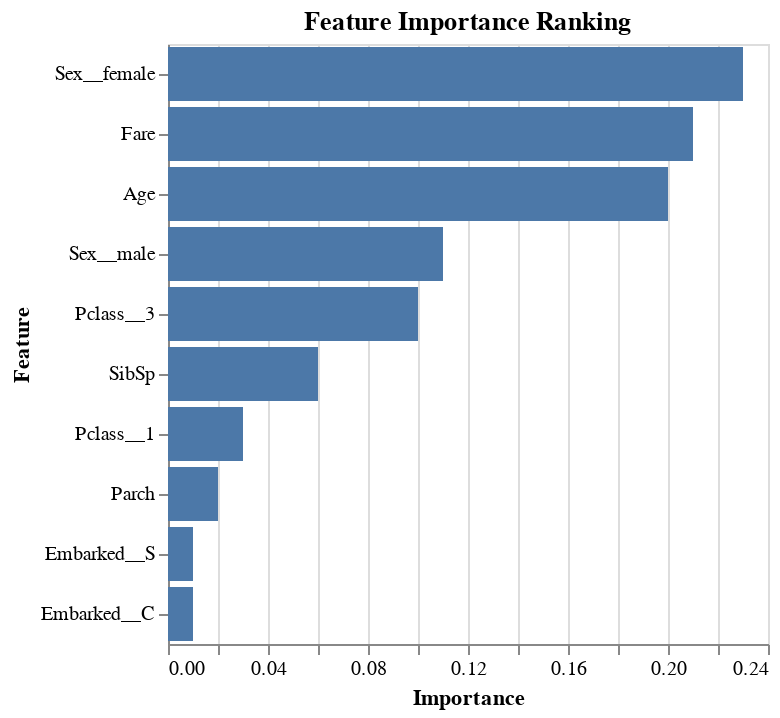

Notebook code for this chart:
### Code cell
# Plot the feature importance ranking
Importance(mach)

### Figure 1 — Vega-Lite specification as saved in the notebook (floating-point values rounded to 4 significant figures)
{"data": {"values": [{"Feature": "Sex__female", "Importance": 0.23}, {"Feature": "Fare", "Importance": 0.21}, {"Feature": "Age", "Importance": 0.2}, {"Feature": "Sex__male", "Importance": 0.11}, {"Feature": "Pclass__3", "Importance": 0.1}, {"Feature": "SibSp", "Importance": 0.06}, {"Feature": "Pclass__1", "Importance": 0.03}, {"Feature": "Parch", "Importance": 0.02}, {"Feature": "Embarked__S", "Importance": 0.01}, {"Feature": "Embarked__C", "Importance": 0.01}]}, "encoding": {"x": {"field": "Importance", "type": "quantitative"}, "y": {"field": "Feature", "sort": "-x", "type": "nominal"}}, "height": 300, "mark": {"tooltops": true, "type": "bar"}, "title": "Feature Importance Ranking"}
